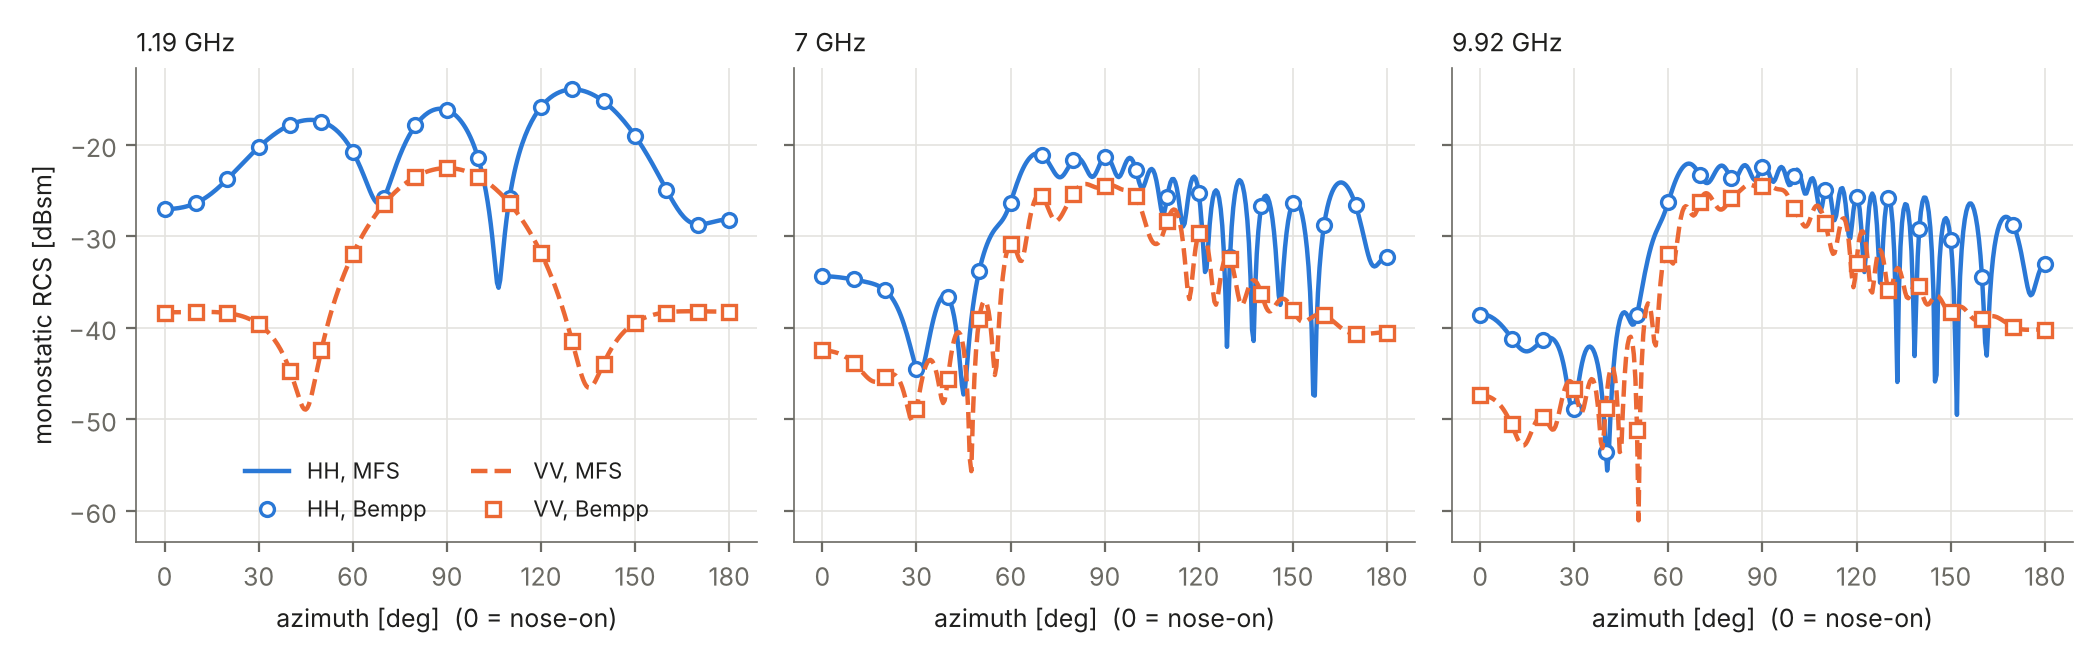

This figure's Python source:
"""Monostatic RCS of the NASA almond against azimuth at 1.19, 7 and 9.92 GHz,
HH and VV: MFS (lines, half-degree steps) against Bempp (markers, 10-degree
steps, from bem_almond_rcs_ref.json).

    python3 fig_almond_rcs.py run    # compute the three MFS curves (about 2 min each), then plot
    python3 fig_almond_rcs.py        # plot and print the differences from saved data
"""
import json
import sys

import numpy as np

import almond_rcs

FREQS = (1.19, 7.0, 9.92)
# colour, dash and marker per polarisation: never colour alone (greyscale print)
STYLE = {"HH": ("#2a78d6", "-", "o"), "VV": ("#eb6834", "--", "s")}
INK, MUTED = "#1f1f1e", "#6b6a64"


def run():
    for f in FREQS:
        print(f"{f} GHz", flush=True)
        np.savez(f"fig_almond_rcs_{f}GHz.npz", **almond_rcs.rcs(f, 6, 3, step=0.5, s=0.5))


def plot():
    import matplotlib
    matplotlib.use("Agg")
    import matplotlib.pyplot as plt
    plt.rcParams.update({"font.size": 9, "axes.edgecolor": MUTED, "axes.labelcolor": INK, "text.color": INK,
                         "xtick.color": MUTED, "ytick.color": MUTED, "axes.linewidth": 0.6})
    ref = json.load(open("bem_almond_rcs_ref.json"))
    fig, axes = plt.subplots(1, 3, figsize=(10.5, 3.3), sharey=True)
    for ax, f in zip(axes, FREQS):
        d = np.load(f"fig_almond_rcs_{f}GHz.npz")
        r = ref[str(f)]
        idx = [int(np.argmin(np.abs(d["phi_deg"] - p))) for p in ref["phi_deg"]]
        for pol, (col, ls, mk) in STYLE.items():
            ax.plot(d["phi_deg"], 10 * np.log10(d["sigma_" + pol]), ls, color=col, lw=1.6, label=f"{pol}, MFS")
            ax.plot(ref["phi_deg"], 10 * np.log10(r[pol]), mk, color=col, ms=5, mfc="white", mew=1.2,
                    label=f"{pol}, Bempp")
            db = 10 * np.log10(d["sigma_" + pol][idx] / np.array(r[pol]))
            print(f"{f} GHz {pol}: MFS - Bempp ({r['ndof']} dofs) rms {np.sqrt(np.mean(db ** 2)):.3f} dB, max {np.abs(db).max():.3f} dB")
        ax.set_title(f"{f:g} GHz", loc="left", fontsize=9, color=INK)
        ax.set_xlabel("azimuth [deg]  (0 = nose-on)")
        ax.set_xticks(range(0, 181, 30))
        ax.grid(True, color="#e4e3df", lw=0.6)
        for sp in ("top", "right"):
            ax.spines[sp].set_visible(False)
    axes[0].set_ylabel("monostatic RCS [dBsm]")
    axes[0].legend(frameon=False, fontsize=8, ncol=2, loc="lower center")
    fig.tight_layout()
    fig.savefig("fig_almond_rcs.pdf")
    fig.savefig("fig_almond_rcs.png", dpi=200)
    print("wrote fig_almond_rcs.pdf/.png")


if __name__ == "__main__":
    if len(sys.argv) > 1 and sys.argv[1] == "run":
        run()
    plot()
